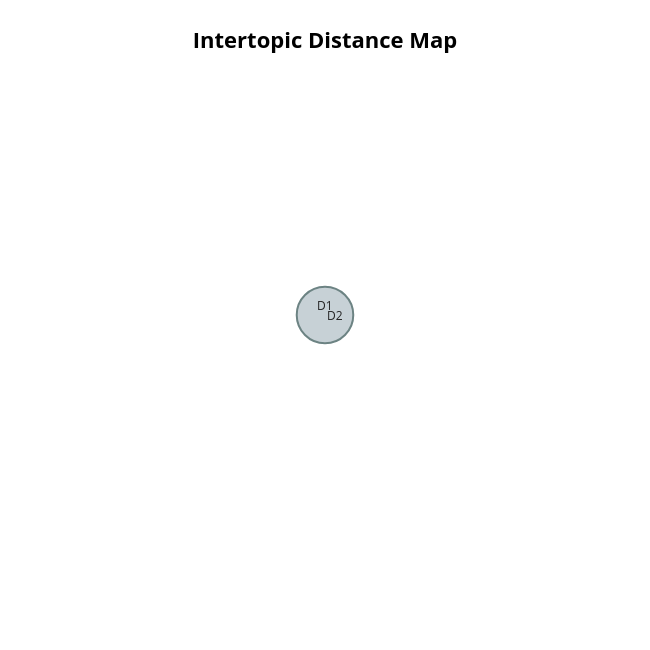

Notebook cell for this chart:
### Code cell
topic_model.visualize_topics(topics=[2])

### Figure 1 — Plotly figure (JSON) as saved in the notebook; plotly's stock layout.template omitted (floating-point values rounded to 4 significant figures)
{"data": [{"customdata": [[2, "Infectious disease modelling", 41]], "hovertemplate": "<b>Topic %{customdata[0]}</b><br>%{customdata[1]}<br>Size: %{customdata[2]}", "legendgroup": "", "marker": {"color": "#B0BEC5", "line": {"color": "DarkSlateGrey", "width": 2}, "size": [41], "sizemode": "area", "sizeref": 0.02562, "symbol": "circle"}, "mode": "markers", "name": "", "orientation": "v", "showlegend": false, "type": "scatter", "x": [0.0], "xaxis": "x", "y": [0.0], "yaxis": "y"}], "layout": {"annotations": [{"showarrow": false, "text": "D1", "x": 0, "y": 0, "yshift": 10}, {"showarrow": false, "text": "D2", "x": 0, "xshift": 10, "y": 0}], "height": 650, "hoverlabel": {"bgcolor": "white", "font": {"family": "Rockwell", "size": 16}}, "legend": {"itemsizing": "constant", "tracegroupgap": 0}, "margin": {"t": 60}, "shapes": [{"line": {"color": "#CFD8DC", "width": 2}, "type": "line", "x0": 0, "x1": 0, "y0": 0, "y1": 0}, {"line": {"color": "#9E9E9E", "width": 2}, "type": "line", "x0": 0, "x1": 0, "y0": 0, "y1": 0}], "sliders": [{"active": 0, "pad": {"t": 50}, "steps": [{"args": [{"marker.color": [["red"]]}], "label": "Topic 2", "method": "update"}]}], "title": {"font": {"color": "Black", "size": 22}, "text": "<b>Intertopic Distance Map</b>", "x": 0.5, "xanchor": "center", "y": 0.95, "yanchor": "top"}, "width": 650, "xaxis": {"anchor": "y", "domain": [0, 1], "range": [0, 0], "title": {"text": ""}, "visible": false}, "yaxis": {"anchor": "x", "domain": [0, 1], "range": [0, 0], "title": {"text": ""}, "visible": false}}}
